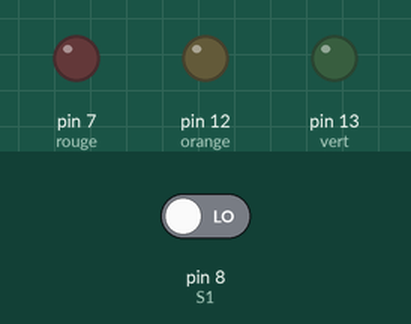
Recording of a sketch running on a simulated Arduino Uno, built with avr-gcc and run on an emulated ATmega328P. Shown: output pins drawn as LEDs (lit = HIGH). The test bench sets the inputs (shaded band); at power-on: pin 8 (S1) LOW.

Above: at 1.2 s.
1.3 s: pin 8 (S1) driven HIGH
At 1.9 s:
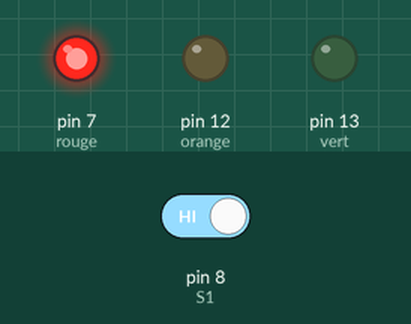
At 10.3 s:
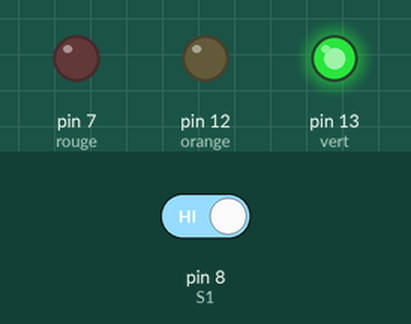
Timing chart, 0 to 24.8 s (numbered marks = the images above; inputs shaded):
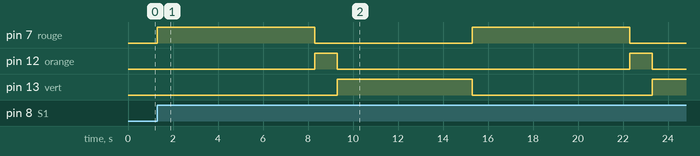

Measured:
- after the input at 1.3 s, pin 7 (rouge): alternates HIGH for 7.0 s and LOW for 7.0 s, starting at once; pin 12 (orange): alternates HIGH for 1.0 s and LOW for 13.0 s, starting after 7.0 s; pin 13 (vert): LOW → HIGH after 8.0 s, → LOW 6.0 s later, → HIGH 8.0 s later

The sketch:

Montage12.ino
```cpp
#define S1 8
#define vert 13
#define orange 12
#define rouge 7

void setup() {
  pinMode(S1, INPUT);
  pinMode(vert, OUTPUT);
  pinMode(orange, OUTPUT);
  pinMode(rouge, OUTPUT);
}

void loop() {
  if(digitalRead(S1) == true) {
    digitalWrite(rouge, HIGH);
  delay(7000);
    digitalWrite(rouge, LOW);
    digitalWrite(orange, HIGH);
  delay(1000);
    digitalWrite(orange, LOW);
    digitalWrite(vert, HIGH);
  delay(6000);
    digitalWrite(vert, LOW);
  }
}
```
